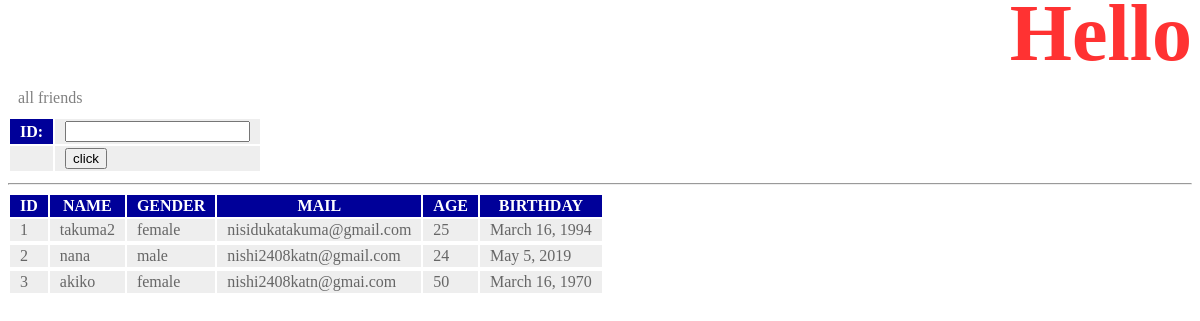
/hello/, run on the app's committed database.
### hello/models.py (models this page shows, shortened)
class Friend(models.Model):
    name = models.CharField(max_length=100)
    mail = models.EmailField(max_length=100)
    gender = models.BooleanField()
    age = models.IntegerField(default=0)
    birthday = models.DateField()

### hello/views.py (the view)
# urls.py: url('',views.index,name='index'),
def index(request):
    params = {
            'title':'Hello',
            'message':'all friends',
            'form':HelloForm(),
            'data':[],
            }
    if(request.method == 'POST'):
        num=request.POST['id']
        item = Friend.objects.get(id=num)
        params['data'] = [item]
        params['form'] = HelloForm(request.POST)
    else:
        params['data'] = Friend.objects.all();
    return render(request,'hello/index.html',params)

### hello/forms.py
class HelloForm(forms.Form):
    id = forms.IntegerField(label='ID')
    '''
    data=[
            ('one','item 1'),
            ('two','item 2'),
            ('three','item 3'),
            ('four','item 4'),
            ('five','item 5'),
            ]
    choice = forms.MultipleChoiceField(label='radio',choices=data,widget=forms.SelectMultiple(attrs={'size':6}))



    name = forms.CharField(label='name')
    mail = forms.CharField(label='mail')
    age = forms.IntegerField(label='age')
    '''

### hello/templates/hello/index.html (shortened to what this page needs)
{% load static %}
<!doctype html>
<html lang="ja">
<head>
    <link rel="stylesheet" type="text/css"
        href="{% static 'hello/css/style.css' %}" />
</head>
<body>
    <h1>{{title}}</h1>
    <p>{{message|safe}}</p>
    <table>
    <form action="{% url 'index' %}" method="post">
        {{ form.as_table }}
        <tr><td></td><td><input type="submit" value="click"></td><tr>
    </form>
    </table>
    <hr>
    <table>
        <tr>
            <th>ID</th>
            <th>NAME</th>
            <th>GENDER</th>
            <th>MAIL</th>
            <th>AGE</th>
            <th>BIRTHDAY</th>
        </tr>
    {% for item in data %}
        <tr>
            <td>{{item.id}}</td>
            <td>{{item.name}}</td>
            <td> {% if item.gender == False %}male{% endif %}
                 {% if item.gender == True %}female{% endif %} </td>
            <td>{{item.mail}}</td>
            <td>{{item.age}}</td>
            <td>{{item.birthday}}</td>
        <tr>
    {% endfor %}
    </table>
</body>
</html>

### hello/static/hello/css/style.css (style rules this page uses)
table tr th { background-color:#009; color:white; padding:2px 10px; border-width:2px; }
table tr td { background-color:#eee; color:#666; padding:2px 10px; border-width:2px; }
body { color:gray; front-size:66pt; }
h1 { color:red; opacity:0.8; font-size:60pt; margin-top:-20px; margin-bottom:0px; text-align:right; }
p { margin :10px; }

### data on the page
Friend: id "1", name "takuma2", gender "female", mail "nisidukatakuma@gmail.com", age "25", birthday "March 16, 1994"
Friend: id "2", name "nana", gender "male", mail "nishi2408katn@gmail.com", age "24", birthday "May 5, 2019"
Friend: id "3", name "akiko", gender "female", mail "nishi2408katn@gmai.com", age "50", birthday "March 16, 1970"

### other printed values
{{ message|safe }} "all friends"
